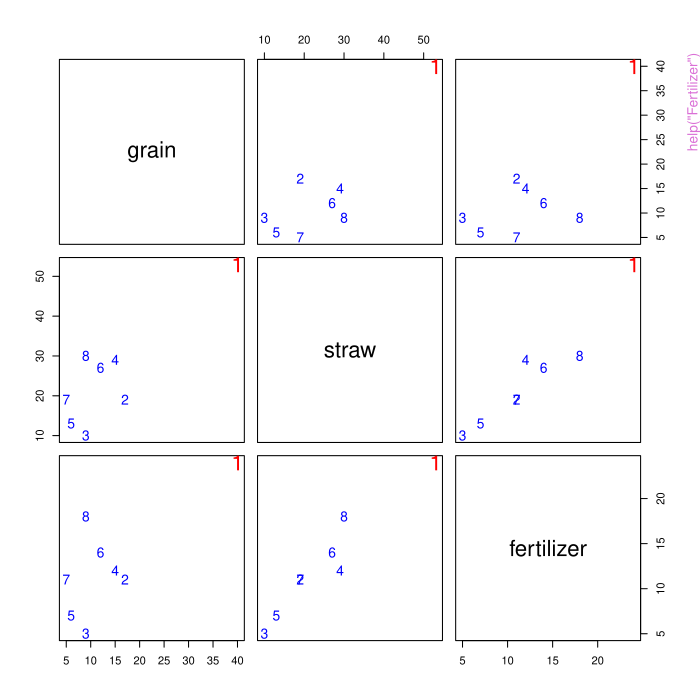

This figure's R source:
pkgname <- "mvinfluence"
source(file.path(R.home("share"), "R", "examples-header.R"))
options(warn = 1)
options(pager = "console")
library('mvinfluence')

base::assign(".oldSearch", base::search(), pos = 'CheckExEnv')
base::assign(".old_wd", base::getwd(), pos = 'CheckExEnv')
cleanEx()
nameEx("Fertilizer")
### * Fertilizer

flush(stderr()); flush(stdout())

### Name: Fertilizer
### Title: Fertilizer Data
### Aliases: Fertilizer
### Keywords: datasets

### ** Examples


data(Fertilizer)

# simple plots
plot(Fertilizer, col=c('red', rep("blue",7)), 
     cex=c(2,rep(1.2,7)), 
     pch=as.character(1:8))

# A biplot shows the data in 2D. It gives another view of how case 1 stands out in data space
biplot(prcomp(Fertilizer))

# fit the mlm
mod <- lm(cbind(grain, straw) ~ fertilizer, data=Fertilizer)
Anova(mod)

# influence plots (m=1)
influencePlot(mod)
influencePlot(mod, type='LR')
influencePlot(mod, type='stres')





cleanEx()
nameEx("as.data.frame.inflmlm")
### * as.data.frame.inflmlm

flush(stderr()); flush(stdout())

### Name: as.data.frame.inflmlm
### Title: Convert an inflmlm object to a data frame
### Aliases: as.data.frame.inflmlm

### ** Examples

# none




cleanEx()
nameEx("cooks.distance.mlm")
### * cooks.distance.mlm

flush(stderr()); flush(stdout())

### Name: cooks.distance.mlm
### Title: Cook's distance for a MLM
### Aliases: cooks.distance.mlm
### Keywords: models regression

### ** Examples


data(Rohwer, package="heplots")
Rohwer2 <- subset(Rohwer, subset=group==2)
rownames(Rohwer2)<- 1:nrow(Rohwer2)
Rohwer.mod <- lm(cbind(SAT, PPVT, Raven) ~ n+s+ns+na+ss, data=Rohwer2)

hatvalues(Rohwer.mod)
cooks.distance(Rohwer.mod)




cleanEx()
nameEx("hatvalues.mlm")
### * hatvalues.mlm

flush(stderr()); flush(stdout())

### Name: hatvalues.mlm
### Title: Hatvalues for a MLM
### Aliases: hatvalues.mlm
### Keywords: models regression

### ** Examples


data(Rohwer, package="heplots")
Rohwer2 <- subset(Rohwer, subset=group==2)
rownames(Rohwer2)<- 1:nrow(Rohwer2)
Rohwer.mod <- lm(cbind(SAT, PPVT, Raven) ~ n+s+ns+na+ss, data=Rohwer2)

options(digits=3)
hatvalues(Rohwer.mod)
cooks.distance(Rohwer.mod)



cleanEx()
nameEx("infIndexPlot.mlm")
### * infIndexPlot.mlm

flush(stderr()); flush(stdout())

### Name: infIndexPlot.mlm
### Title: Influence Index Plots for Multivariate Linear Models
### Aliases: infIndexPlot.mlm influenceIndexPlot
### Keywords: hplot

### ** Examples


# iris data
data(iris)
iris.mod <- lm(as.matrix(iris[,1:4]) ~ Species, data=iris)
infIndexPlot(iris.mod, col=iris$Species, id.n=3)

# Sake data
data(Sake, package="heplots")
Sake.mod <- lm(cbind(taste,smell) ~ ., data=Sake)
infIndexPlot(Sake.mod, id.n=3)

# Rohwer data
data(Rohwer, package="heplots")
Rohwer2 <- subset(Rohwer, subset=group==2)
rownames(Rohwer2)<- 1:nrow(Rohwer2)
rohwer.mlm <- lm(cbind(SAT, PPVT, Raven) ~ n + s + ns + na + ss, data=Rohwer2)
infIndexPlot(rohwer.mlm, id.n=3)





cleanEx()
nameEx("influence.mlm")
### * influence.mlm

flush(stderr()); flush(stdout())

### Name: influence.mlm
### Title: Regression Deletion Diagnostics for Multivariate Linear Models
### Aliases: influence.mlm
### Keywords: models regression

### ** Examples


# Rohwer data
data(Rohwer, package="heplots")
Rohwer2 <- subset(Rohwer, subset=group==2)
rownames(Rohwer2)<- 1:nrow(Rohwer2)
Rohwer.mod <- lm(cbind(SAT, PPVT, Raven) ~ n+s+ns+na+ss, data=Rohwer2)

# m=1 diagnostics
influence(Rohwer.mod) |> head()

# try an m=2 case
## res2 <- influence.mlm(Rohwer.mod, m=2, do.coef=FALSE)
## res2.df <- as.data.frame(res2)
## head(res2.df)
## scatterplotMatrix(log(res2.df))


influencePlot(Rohwer.mod, id.n=4, type="cookd")


# Sake data
data(Sake, package="heplots")
Sake.mod <- lm(cbind(taste,smell) ~ ., data=Sake)
influence(Sake.mod)
influencePlot(Sake.mod, id.n=3, type="cookd")





cleanEx()
nameEx("influencePlot.mlm")
### * influencePlot.mlm

flush(stderr()); flush(stdout())

### Name: influencePlot.mlm
### Title: Influence Plots for Multivariate Linear Models
### Aliases: influencePlot.mlm
### Keywords: models multivariate regression

### ** Examples


data(Rohwer, package="heplots")
Rohwer2 <- subset(Rohwer, subset=group==2)
Rohwer.mod <- lm(cbind(SAT, PPVT, Raven) ~ n+s+ns+na+ss, data=Rohwer2)

# Types of influence plots
influencePlot(Rohwer.mod, id.n=4, type="stres")

influencePlot(Rohwer.mod, id.n=4, type="LR")

influencePlot(Rohwer.mod, id.n=4, type="cookd")

# Sake data
data(Sake, package="heplots")
	Sake.mod <- lm(cbind(taste,smell) ~ ., data=Sake)
	
	influencePlot(Sake.mod, id.n=3, type="stres")
	
	influencePlot(Sake.mod, id.n=3, type="LR")
	
	influencePlot(Sake.mod, id.n=3, type="cookd")

# Adopted data	
data(Adopted, package="heplots")
Adopted.mod <- lm(cbind(Age2IQ, Age4IQ, Age8IQ, Age13IQ) ~ AMED + BMIQ, data=Adopted)

influencePlot(Adopted.mod, id.n=3)

influencePlot(Adopted.mod, id.n=3, type="LR", ylim=c(-4,-1.5))

# schooldata 
data(schooldata, package = "heplots")
school.mod <- lm(cbind(reading, mathematics, selfesteem) ~ ., 
                 data=schooldata)

influencePlot(school.mod, id.n=4, type="stres")

influencePlot(school.mod, id.n=4, type="LR")




cleanEx()
nameEx("lrPlot")
### * lrPlot

flush(stderr()); flush(stdout())

### Name: lrPlot
### Title: Regression LR Influence Plot
### Aliases: lrPlot lrPlot.lm
### Keywords: regression

### ** Examples


# artificial example from Lawrence (1995)
x <- c( 0, 0, 7, 7, 8, 8, 9, 9, 10, 10, 11, 11, 18, 18 )
y <- c( 0, 6, 6, 7, 6, 7, 6, 7, 6,  7,  6,  7,  7,  18 )
DF <- data.frame(x,y, row.names=LETTERS[1:length(x)])
DF

with(DF, {
	plot(x,y, pch=16, cex=1.3)
	abline(lm(y~x), col="red", lwd=2)
	NB <- c(1,2,13,14)
	text(x[NB],y[NB], LETTERS[NB], pos=c(4,4,2,2))
	}
)

mod <- lm(y~x, data=DF)
# standard influence plot from car
influencePlot(mod, id.n=4)

# lrPlot version
lrPlot(mod, id.n=4)


library(car)
dmod <- lm(prestige ~ income + education, data = Duncan)
influencePlot(dmod, id.n=3)
lrPlot(dmod, id.n=3)

# NLSY data




cleanEx()
nameEx("mlm.influence")
### * mlm.influence

flush(stderr()); flush(stdout())

### Name: mlm.influence
### Title: Calculate Regression Deletion Diagnostics for Multivariate
###   Linear Models
### Aliases: mlm.influence
### Keywords: models multivariate regression

### ** Examples


Rohwer2 <- subset(Rohwer, subset=group==2)
rownames(Rohwer2)<- 1:nrow(Rohwer2)
Rohwer.mod <- lm(cbind(SAT, PPVT, Raven) ~ n+s+ns+na+ss, data=Rohwer2)
Rohwer.mod
influence(Rohwer.mod)

# extract the most influential cases
influence(Rohwer.mod) |> 
    as.data.frame() |> 
    dplyr::arrange(dplyr::desc(CookD)) |> 
    head()

# Sake data
Sake.mod <- lm(cbind(taste,smell) ~ ., data=Sake)
influence(Sake.mod) |>
    as.data.frame() |> 
    dplyr::arrange(dplyr::desc(CookD)) |> head()





cleanEx()
nameEx("mpower")
### * mpower

flush(stderr()); flush(stdout())

### Name: mpower
### Title: General Matrix Power
### Aliases: mpower %^%
### Keywords: array

### ** Examples


M <- matrix(sample(1:9), 3,3)
mpower(M,2)
mpower(M,4)

# make a symmetric matrix
MM <- crossprod(M)
mpower(MM, -1)
Mhalf <- mpower(MM, 1/2)
all.equal(MM, Mhalf %*% Mhalf)





cleanEx()
nameEx("mvinfluence-package")
### * mvinfluence-package

flush(stderr()); flush(stdout())

### Name: mvinfluence-package
### Title: Influence Measures and Diagnostic Plots for Multivariate Linear
###   Models
### Aliases: mvinfluence mvinfluence-package

### ** Examples


data(Rohwer, package="heplots")
Rohwer2 <- subset(Rohwer, subset=group==2)
rownames(Rohwer2) <- 1:nrow(Rohwer2)
Rohwer.mod <- lm(cbind(SAT, PPVT, Raven) ~ n+s+ns+na+ss, data=Rohwer2)

influencePlot(Rohwer.mod, id.n = 3)
# LR plot
influencePlot(Rohwer.mod, id.n = 3, type = "LR")
# 'cookd' plot
influencePlot(Rohwer.mod, id.n = 3, type = "cookd")




cleanEx()
nameEx("print.inflmlm")
### * print.inflmlm

flush(stderr()); flush(stdout())

### Name: print.inflmlm
### Title: Print an inflmlm object
### Aliases: print.inflmlm

### ** Examples

# none




cleanEx()
nameEx("tr")
### * tr

flush(stderr()); flush(stdout())

### Name: tr
### Title: Matrix trace
### Aliases: tr
### Keywords: array

### ** Examples


M <- matrix(sample(1:9), 3,3)
tr(M)




### * <FOOTER>
###
cleanEx()
options(digits = 7L)
base::cat("Time elapsed: ", proc.time() - base::get("ptime", pos = 'CheckExEnv'),"\n")
grDevices::dev.off()
###
### Local variables: ***
### mode: outline-minor ***
### outline-regexp: "\\(> \\)?### [*]+" ***
### End: ***
quit('no')
